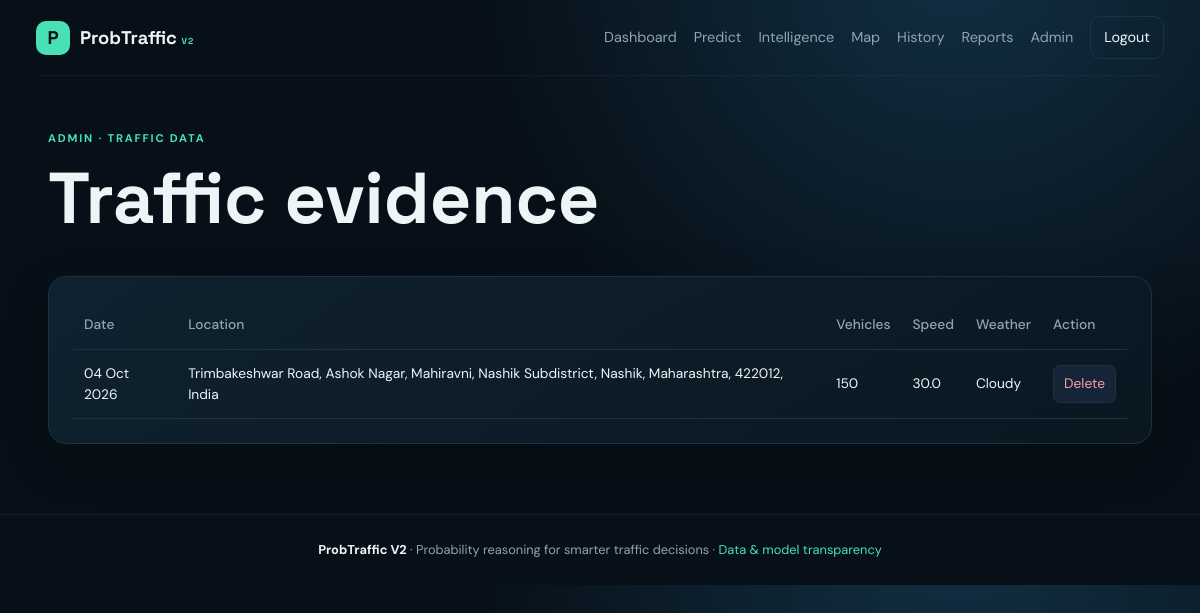
The page /admin/traffic (signed in) on the database its author committed.
### app/models.py (models this page shows)
class TrafficRecord(db.Model):
    id = db.Column(db.Integer, primary_key=True)
    location = db.Column(db.String(160), nullable=False)
    latitude = db.Column(db.Float, nullable=True)
    longitude = db.Column(db.Float, nullable=True)
    vehicle_count = db.Column(db.Integer, nullable=False)
    average_speed = db.Column(db.Float, nullable=False)
    time_of_day = db.Column(db.String(30), nullable=False)
    weather = db.Column(db.String(40), nullable=False)
    incident = db.Column(db.String(60), nullable=False)
    road_condition = db.Column(db.String(40), nullable=False)
    visibility = db.Column(db.Float, nullable=True)
    humidity = db.Column(db.Float, nullable=True)
    wind_speed = db.Column(db.Float, nullable=True)
    created_at = db.Column(db.DateTime, default=datetime.utcnow)
    created_by = db.Column(db.Integer, db.ForeignKey("user.id"), nullable=True)

### app/admin.py (the view)
@admin_bp.route("/traffic")
@admin_required
def traffic(): return render_template("admin/traffic.html",records=TrafficRecord.query.order_by(TrafficRecord.created_at.desc()).limit(200).all())

### app/__init__.py (called while the page is built)
def _csrf_token():
    import secrets
    token=session.get("_csrf")
    if not token:
        token=secrets.token_urlsafe(32); session["_csrf"]=token
    return token

### app/admin.py (called while the page is built)
def admin_required(view):
    @wraps(view)
    @login_required
    def wrapped(*args,**kwargs):
        if current_user.role!="admin":
            flash("Administrator access is required.","danger")
            return redirect(url_for("main.dashboard"))
        return view(*args,**kwargs)
    return wrapped

### app/models.py (called while the page is built)
@login_manager.user_loader
def load_user(user_id):
    return User.query.get(int(user_id))

### app/templates/admin/traffic.html
{% extends "base.html" %}{% block title %}Traffic Data — Admin{% endblock %}{% block content %}<section class="container page-head"><div><span class="eyebrow">ADMIN · TRAFFIC DATA</span><h1>Traffic evidence</h1></div></section><section class="container panel table-panel"><table><thead><tr><th>Date</th><th>Location</th><th>Vehicles</th><th>Speed</th><th>Weather</th><th>Action</th></tr></thead><tbody>{% for r in records %}<tr><td>{{r.created_at.strftime('%d %b %Y')}}</td><td>{{r.location}}</td><td>{{r.vehicle_count}}</td><td>{{r.average_speed}}</td><td>{{r.weather}}</td><td><form method="post" action="{{url_for('admin.delete_record',record_id=r.id)}}"><input type="hidden" name="_csrf" value="{{csrf_token()}}"><button class="small-btn danger-btn">Delete</button></form></td></tr>{% endfor %}</tbody></table></section>{% endblock %}

### app/static/css/style.css (style rules this page uses)
:root { --bg:#071018;--panel:#0d1b27;--panel2:#102230;--line:#1c3343;--text:#edf6f7;--muted:#8fa5b3;--accent:#48e1b5;--blue:#6d8cff;--warn:#ffc159;--danger:#ff6b78;--shadow:0 18px 50px rgba(0,0,0,.22) }
* { box-sizing:border-box }
html { scroll-behavior:smooth }
body { margin:0;background:radial-gradient(circle at 80% -10%,#123044 0,#071018 42%);color:var(--text);font:15px/1.55 "DM Sans",sans-serif }
button,input,select,textarea { font:inherit }
button { cursor:pointer }
h1,h2,h3 { font-family:"Space Grotesk",sans-serif;line-height:1.1 }
h1 { font-size:clamp(2.4rem,6vw,4.5rem);margin:10px 0 }
.container { width:min(1180px,92%);margin:auto }
.eyebrow { font-size:.7rem;letter-spacing:1.8px;color:var(--accent);font-weight:700 }
.page-head { padding:50px 0 28px;display:flex;align-items:end;justify-content:space-between;gap:25px }
.hero-card,.panel,.stat-card { background:linear-gradient(145deg,rgba(16,34,48,.96),rgba(9,23,33,.96));border:1px solid var(--line);border-radius:18px;box-shadow:var(--shadow) }
.panel { padding:24px }
.table-panel { overflow:auto;margin-bottom:70px }
.table-panel table { width:100%;border-collapse:collapse;min-width:850px }
.table-panel th,.table-panel td { text-align:left;padding:13px 11px;border-bottom:1px solid var(--line);font-size:.86rem }
.table-panel th { color:var(--muted);font-weight:500 }
.small-btn { border:1px solid var(--line);background:#132536;color:var(--text);padding:7px 10px;border-radius:7px }
.danger-btn { color:#ff9da6 }

### rows shown on the page
TrafficRecord: created_at "04 Oct 2026", location "Trimbakeshwar Road, Ashok Nagar, Mahiravni, Nashik Subdistrict, Nashik, Maharashtra, 422012, India", vehicle_count "150", average_speed "30.0", weather "Cloudy"
